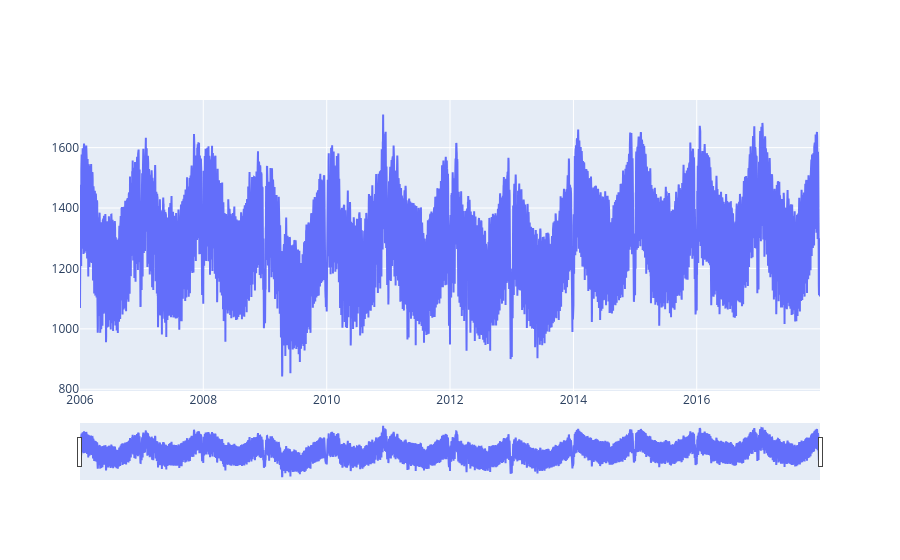

The code cell stored with this chart in its notebook:
### Code cell
import plotly.graph_objects as go

fig = go.Figure([go.Scatter(name = 'true',x=df['Date'], y=df['Consumption'])])
fig.update_xaxes(rangeslider_visible=True)
fig.show()

### Figure 1 — Plotly figure (JSON) as saved in the notebook; plotly's stock layout.template omitted (floating-point values rounded to 4 significant figures; data arrays with more than 128 entries replaced by an {"elided": "..."} marker saying what was removed)
{"data": [{"name": "true", "type": "scatter", "x": {"elided": "4383 str values"}, "y": {"elided": "4383 float values"}}], "layout": {"xaxis": {"rangeslider": {"visible": true}}}}
